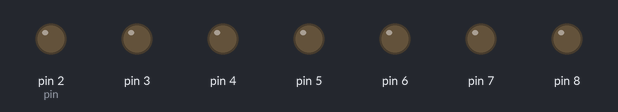
Simulated run of this sketch. Board: Arduino Uno, built with avr-gcc and run on an emulated ATmega328P. Shown: output pins drawn as LEDs (lit = HIGH).

Above: at 0.5 s.
At 1.5 s:
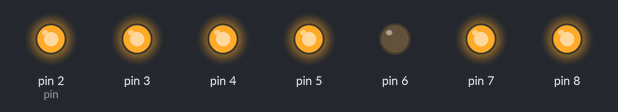
At 3.5 s:
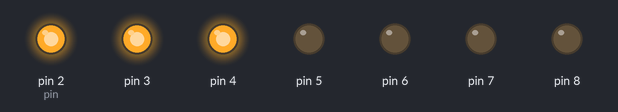
At 6.5 s:
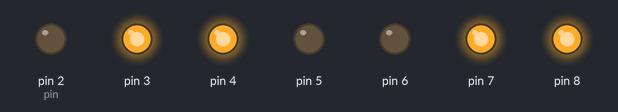
At 9.5 s:
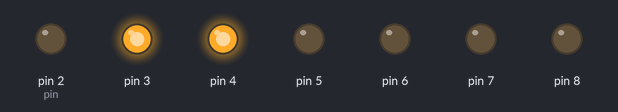
At 12.0 s:
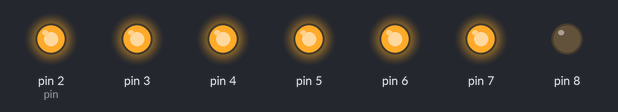
Timing chart, 0 to 16.9 s (numbered marks = the images above):
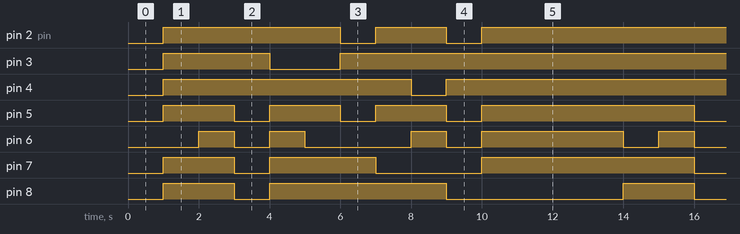

Measured:
- by itself, pin 2 (pin): repeats every 13.0 s: LOW 1.0 s, HIGH 2.0 s, LOW 1.0 s, HIGH 9.0 s
- by itself, pin 3: repeats every 13.0 s: LOW 2.0 s, HIGH 11.0 s
- by itself, pin 4: repeats every 13.0 s: LOW 1.0 s, HIGH 12.0 s
- by itself, pin 5: repeats every 13.0 s: 2 × (LOW 1.0 s, HIGH 2.0 s), LOW 1.0 s, HIGH 6.0 s
- by itself, pin 6: repeats every 13.0 s: LOW 1.0 s, HIGH 1.0 s, LOW 3.0 s, HIGH 1.0 s, LOW 1.0 s, HIGH 4.0 s, LOW 1.0 s, HIGH 1.0 s
- by itself, pin 7: repeats every 13.0 s: LOW 1.0 s, HIGH 3.0 s, LOW 3.0 s, HIGH 6.0 s
- by itself, pin 8: repeats every 13.0 s: LOW 1.0 s, HIGH 5.0 s, LOW 5.0 s, HIGH 2.0 s

The sketch:

Array_SevenSegmentMundur.ino
```cpp
int num_array[10][7] = {
  { 1,1,1,1,1,1,0 },
  { 0,1,1,0,0,0,0 },
  { 1,1,0,1,1,0,1 },
  { 1,1,1,1,0,0,1 },
  { 0,1,1,0,0,1,1 },
  { 1,0,1,1,0,1,1 },
  { 1,0,1,1,1,1,1 },
  { 1,1,1,0,0,0,0 },
  { 1,1,1,1,1,1,1 },
  { 1,1,1,1,0,1,1 }
 };

void Num_Write(int);

void setup()
{
  pinMode(2, OUTPUT);
  pinMode(3, OUTPUT);
  pinMode(4, OUTPUT);
  pinMode(5, OUTPUT);
  pinMode(6, OUTPUT);
  pinMode(7, OUTPUT);
  pinMode(8, OUTPUT);
}

void loop()
{
  for (int i = 10; i > 0; --i)
  {
   delay(1000);
   Num_Write(i-1);
  }
  delay(3000);
}

void Num_Write(int number)
{
  int pin= 2;
  for (int j=0; j < 7; j++) {
   digitalWrite(pin, num_array[number][j]);
   pin++;
  }
}
```
